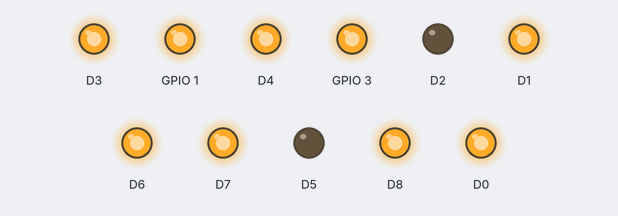
Recording of a sketch running on a simulated ESP8266 (NodeMCU). Shown: output pins drawn as LEDs (lit = HIGH).

Above: at 0.5 s.
At 1.5 s:
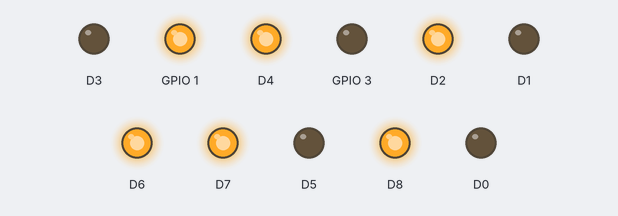
At 2.5 s:
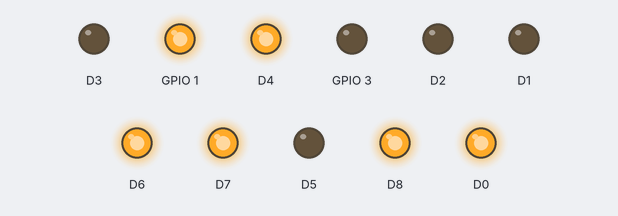
At 4.5 s:
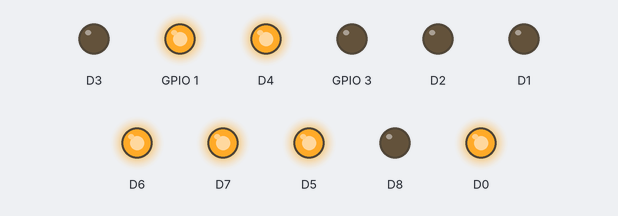
At 6.5 s:
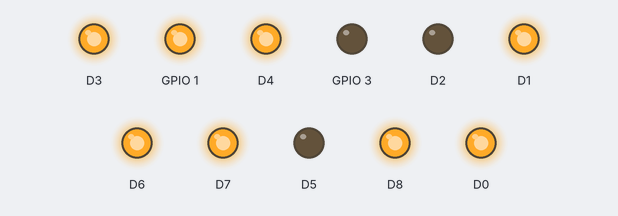
At 8.5 s:
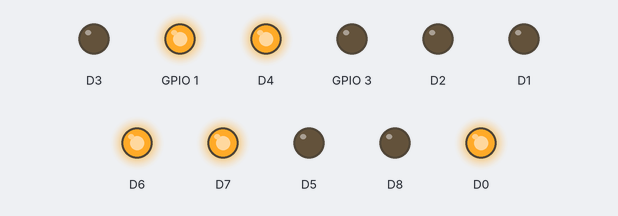
Timing chart, 0 to 10.4 s (numbered marks = the images above):
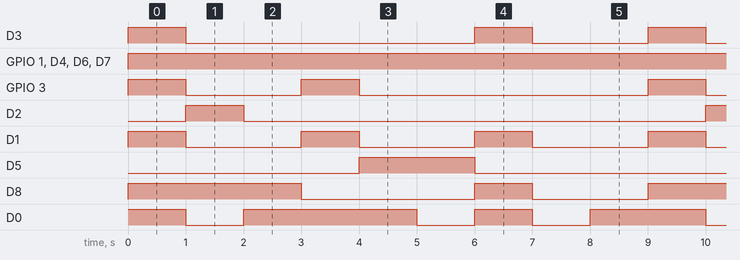

Measured:
- by itself, D3: repeats every 9.0 s: LOW 5.0 s, HIGH 1.0 s, LOW 2.0 s, HIGH 1.0 s
- by itself, GPIO 1, D4, D6, D7: LOW → HIGH at 0.00 s
- by itself, GPIO 3: repeats every 9.0 s: LOW 2.0 s, HIGH 1.0 s, LOW 5.0 s, HIGH 1.0 s
- by itself, D2: alternates HIGH for 1.0 s and LOW for 8.0 s
- by itself, D1: alternates HIGH for 1.0 s and LOW for 2.0 s
- by itself, D5: alternates HIGH for 2.0 s and LOW for 7.0 s
- by itself, D8: repeats every 9.0 s: LOW 3.0 s, HIGH 1.0 s, LOW 2.0 s, HIGH 3.0 s
- by itself, D0: repeats every 9.0 s: LOW 1.0 s, HIGH 3.0 s, LOW 1.0 s, HIGH 1.0 s, LOW 1.0 s, HIGH 2.0 s

The sketch:

7_Segment_4_Digit_Display.ino
```cpp
void setup() {
  pinMode(D0, OUTPUT);
  pinMode(D1, OUTPUT);
  pinMode(D2, OUTPUT);
  pinMode(D3, OUTPUT);
  pinMode(D4, OUTPUT);
  pinMode(D5, OUTPUT);
  pinMode(D6, OUTPUT);
  pinMode(D7, OUTPUT);
  pinMode(D8, OUTPUT);
  pinMode(D9, OUTPUT);
  pinMode(D10, OUTPUT);


}

// the loop function runs over and over again forever
void loop() {
  digitalWrite(D0, HIGH);       //E
  digitalWrite(D1, HIGH);       //D
  digitalWrite(D2, LOW);       //C
  digitalWrite(D3, HIGH);       //G
  digitalWrite(D4, HIGH);     //Digit
  digitalWrite(D5, LOW);       //B
  digitalWrite(D6, HIGH);      //Digit
  digitalWrite(D7, HIGH);      //Digit
  digitalWrite(D8, HIGH);       //F
  digitalWrite(D9, HIGH);       //A
  digitalWrite(D10, HIGH);     //Digit
  delay(1000);


  digitalWrite(D0, LOW);       //E
  digitalWrite(D1, LOW);       //D
  digitalWrite(D2, HIGH);       //C
  digitalWrite(D3, LOW);       //G
  digitalWrite(D4, HIGH);     //Digit
  digitalWrite(D5, LOW);       //B
  digitalWrite(D6, HIGH);      //Digit
  digitalWrite(D7, HIGH);      //Digit
  digitalWrite(D8, HIGH);       //F
  digitalWrite(D9, LOW);       //A
  digitalWrite(D10, HIGH);     //Digit
  delay(1000);


  digitalWrite(D0, HIGH);       //E
  digitalWrite(D1, LOW);       //D
  digitalWrite(D2, LOW);       //C
  digitalWrite(D3, LOW);       //G
  digitalWrite(D4, HIGH);     //Digit
  digitalWrite(D5, LOW);       //B
  digitalWrite(D6, HIGH);      //Digit
  digitalWrite(D7, HIGH);      //Digit
  digitalWrite(D8, HIGH);       //F
  digitalWrite(D9, LOW);       //A
  digitalWrite(D10, HIGH);     //Digit
  delay(1000);


  digitalWrite(D0, HIGH);       //E
  digitalWrite(D1, HIGH);       //D
  digitalWrite(D2, LOW);       //C
  digitalWrite(D3, LOW);        //G
  digitalWrite(D4, HIGH);     //Digit
  digitalWrite(D5, LOW);       //B
  digitalWrite(D6, HIGH);      //Digit
  digitalWrite(D7, HIGH);      //Digit
  digitalWrite(D8, LOW);       //F
  digitalWrite(D9, HIGH);       //A
  digitalWrite(D10, HIGH);     //Digit
  delay(1000);


  digitalWrite(D0, HIGH);       //E
  digitalWrite(D1, LOW);       //D
  digitalWrite(D2, LOW);       //C
  digitalWrite(D3, LOW);       //G
  digitalWrite(D4, HIGH);     //Digit
  digitalWrite(D5, HIGH);       //B
  digitalWrite(D6, HIGH);      //Digit
  digitalWrite(D7, HIGH);      //Digit
  digitalWrite(D8, LOW);       //F
  digitalWrite(D9, LOW);       //A
  digitalWrite(D10, HIGH);     //Digit
  delay(1000);


  digitalWrite(D0, LOW);       //E
  digitalWrite(D1, LOW);       //D
  digitalWrite(D2, LOW);       //C
  digitalWrite(D3, LOW);        //G
  digitalWrite(D4, HIGH);     //Digit
  digitalWrite(D5, HIGH);       //B
  digitalWrite(D6, HIGH);      //Digit
  digitalWrite(D7, HIGH);      //Digit
  digitalWrite(D8, LOW);       //F
  digitalWrite(D9, LOW);       //A
  digitalWrite(D10, HIGH);     //Digit
  delay(1000);


  digitalWrite(D0, HIGH);       //E
  digitalWrite(D1, HIGH);       //D
  digitalWrite(D2, LOW);       //C
  digitalWrite(D3, HIGH);       //G
  digitalWrite(D4, HIGH);     //Digit
  digitalWrite(D5, LOW);       //B
  digitalWrite(D6, HIGH);      //Digit
  digitalWrite(D7, HIGH);      //Digit
  digitalWrite(D8, HIGH);       //F
  digitalWrite(D9, LOW);       //A
  digitalWrite(D10, HIGH);     //Digit
  delay(1000);


  digitalWrite(D0, LOW);       //E
  digitalWrite(D1, LOW);       //D
  digitalWrite(D2, LOW);       //C
  digitalWrite(D3, LOW);       //G
  digitalWrite(D4, HIGH);     //Digit
  digitalWrite(D5, LOW);       //B
  digitalWrite(D6, HIGH);      //Digit
  digitalWrite(D7, HIGH);      //Digit
  digitalWrite(D8, LOW);       //F
  digitalWrite(D9, LOW);       //A
  digitalWrite(D10, HIGH);     //Digit
  delay(1000);


  digitalWrite(D0, HIGH);       //E
  digitalWrite(D1, LOW);       //D
  digitalWrite(D2, LOW);       //C
  digitalWrite(D3, LOW);       //G
  digitalWrite(D4, HIGH);     //Digit
  digitalWrite(D5, LOW);       //B
  digitalWrite(D6, HIGH);      //Digit
  digitalWrite(D7, HIGH);      //Digit
  digitalWrite(D8, LOW);       //F
  digitalWrite(D9, LOW);       //A
  digitalWrite(D10, HIGH);     //Digit
  delay(1000);
}
```
